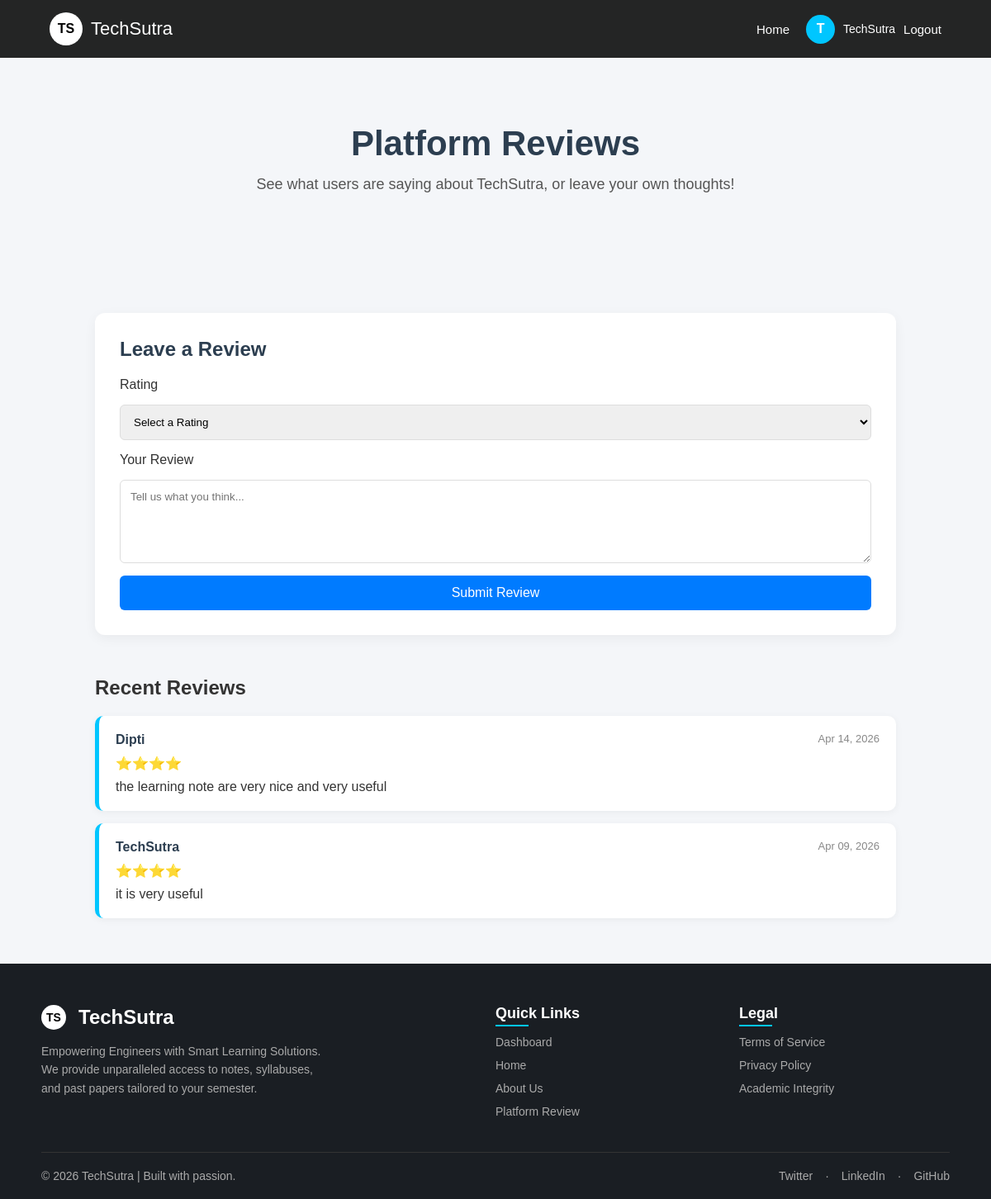
Screenshot of /reviews/ (signed in) with the database file from the repository.
### TechSutraapp/models.py (models this page shows, shortened)
class PlatformReview(models.Model):
    user = models.ForeignKey(User, on_delete=models.CASCADE)
    rating = models.IntegerField(choices=[(1, '1'), (2, '2'), (3, '3'), (4, '4'), (5, '5')])
    text = models.TextField()
    created_at = models.DateTimeField(auto_now_add=True)

### TechSutraapp/views.py (the view, shortened to what this page needs)
# urls.py: path('reviews/', platform_reviews, name='reviews'),
@login_required(login_url='login')
def platform_reviews(request):
    reviews = PlatformReview.objects.all().order_by('-created_at')
    return render(request, 'TechSutraapp/reviews.html', {'reviews': reviews})

### TechSutraapp/templates/TechSutraapp/reviews.html (shortened to what this page needs)
{% load static %}
<!DOCTYPE html>
<html lang="en">
<head>
    <link rel="stylesheet" href="{% static 'TechSutraapp/css/style.css' %}">
</head>
<body>
<nav class="navbar">
    <div class="brand" onclick="window.location.href='{% url 'home' %}'">
        <div class="brand-logo">TS</div>
        <div class="brand-name">TechSutra</div>
    </div>
        <div class="nav-right" id="navArea">
            <a href="{% url 'home' %}" class="nav-link">Home</a>
        {% if user.is_authenticated %}
            <div class="user-section">
                <div class="user-logo" onclick="window.location.href='{% url 'dashboard' %}'">
                    {{ request.user.username.0|upper }}
                </div>
                <span class="username">{{ request.user.username }}</span>
                <a href="{% url 'logout' %}" class="nav-link">Logout</a>
            </div>
        {% else %}
            <a href="{% url 'login' %}" class="btn login-btn">Login</a>
            <a href="{% url 'register' %}" class="btn login-btn" style="margin-left: 10px;">Register</a>
        {% endif %}
        </div>
</nav>
<div class="hero">
    <h1>Platform Reviews</h1>
    <p>See what users are saying about TechSutra, or leave your own thoughts!</p>
</div>
<div class="review-page-container">
    <div class="review-form-card">
        <h2>Leave a Review</h2>
        <form method="POST">
            <label for="rating">Rating</label>
            <select name="rating" id="rating" required>
                <option value="">Select a Rating</option>
            </select>
            <label for="reviewText">Your Review</label>
            <textarea name="reviewText" id="reviewText" rows="5" placeholder="Tell us what you think..." required></textarea>
            <button type="submit">Submit Review</button>
        </form>
    </div>
    <div class="reviews-list">
        <h2 style="margin-bottom: 20px; color: #333;">Recent Reviews</h2>
        {% for review in reviews %}
        <div class="review-item">
            <div class="review-header">
                <div class="review-user">{{ review.user.username }}</div>
                <div class="review-date">{{ review.created_at|date:"M d, Y" }}</div>
            </div>
            <div class="review-rating">
                {% if review.rating == 4 %}⭐⭐⭐⭐{% endif %}
            </div>
            <div class="review-text">
                {{ review.text }}
            </div>
        </div>
        {% empty %}
        <div class="review-item" style="text-align: center; color: #666;">
            No reviews yet! Be the first to tell us what you think.
        </div>
        {% endfor %}
    </div>
</div>
{% include 'TechSutraapp/footer.html' %}
</body>
</html>

### static/TechSutraapp/css/style.css (style rules this page uses)
* { margin: 0; padding: 0; box-sizing: border-box; font-family: Arial, Helvetica, sans-serif; }
body { background: #f4f6f9; color: #333; display: flex; flex-direction: column; min-height: 100vh; }
.navbar { display: flex; justify-content: space-between; align-items: center; padding: 15px 60px; background-color: rgba(0, 0, 0, 0.85); color: white; }
.brand { display: flex; align-items: center; cursor: pointer; }
.brand-logo { width: 40px; height: 40px; background: white; color: black; font-weight: bold; border-radius: 50%; display: flex; align-items: center; justify-content: center; margin-right: 10px; }
.brand-name { font-size: 22px; }
.nav-right { display: flex; align-items: center; gap: 20px; }
.nav-link { text-decoration: none; color: white; font-size: 15px; }
.user-section { display: flex; align-items: center; gap: 10px; }
.user-logo { width: 35px; height: 35px; background: #00c6ff; border-radius: 50%; display: flex; align-items: center; justify-content: center; font-weight: bold; cursor: pointer; }
.username { font-size: 14px; }
.hero { flex: 1; text-align: center; padding: 80px 20px; }
.hero h1 { font-size: 42px; margin-bottom: 15px; color: #2c3e50; }
.hero p { font-size: 18px; margin-bottom: 25px; color: #555; }
main, .hero, .resource-section, .dashboard-container, .pdf-container { flex: 1; }

### TechSutraapp/templates/TechSutraapp/reviews.html (style rules this page uses)
.review-page-container { max-width: 1000px; margin: 40px auto; display: flex; flex-direction: column; gap: 30px; padding: 0 15px; width: 100%; }
.review-form-card { background: white; padding: 30px; border-radius: 12px; box-shadow: 0 4px 15px rgba(0,0,0,0.05); width: 100%; box-sizing: border-box; }
.review-form-card h2 { margin-bottom: 20px; color: #2c3e50; }
.review-form-card form { display: flex; flex-direction: column; gap: 15px; width: 100%; padding: 0; margin: 0; max-width: none; }
.review-form-card textarea, .review-form-card select { width: 100%; padding: 12px; border: 1px solid #ddd; border-radius: 6px; font-family: inherit; }
.review-form-card button { background: #007bff; color: white; padding: 12px; border: none; border-radius: 6px; cursor: pointer; font-size: 16px; transition: 0.3s; }
.reviews-list { margin-top: 20px; width: 100%; }
.review-item { background: white; padding: 20px; border-radius: 10px; box-shadow: 0 2px 10px rgba(0,0,0,0.05); margin-bottom: 15px; border-left: 5px solid #00c6ff; width: 100%; box-sizing: border-box; }
.review-header { display: flex; justify-content: space-between; margin-bottom: 10px; }
.review-user { font-weight: bold; color: #2c3e50; }
.review-date { font-size: 13px; color: #888; }
.review-rating { color: #f39c12; margin-bottom: 10px; }

### rows the page displays
PlatformReview: user.username "Dipti", created_at "Apr 14, 2026", text "the learning note are very nice and very useful"
PlatformReview: user.username "TechSutra", created_at "Apr 09, 2026", text "it is very useful"

### other values shown
{{ request.user.username.0|upper }} "T"
{{ request.user.username }} "TechSutra"
